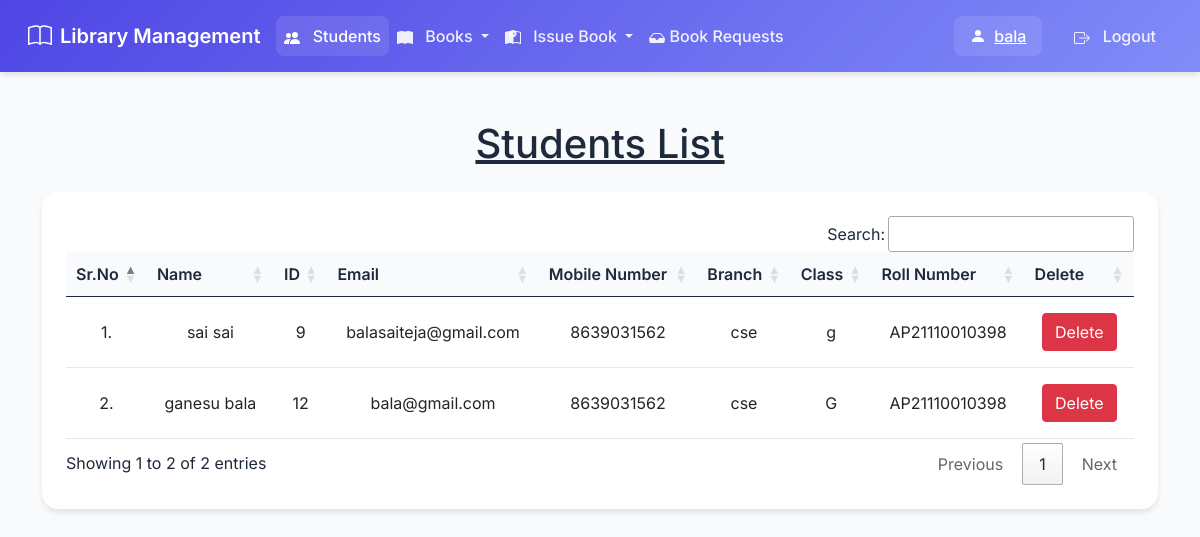
The page /view_students/ (signed in) on the database its author committed.
### library/models.py (models this page shows, shortened)
class Student(models.Model):
    user = models.OneToOneField(User, on_delete=models.CASCADE)
    classroom = models.CharField(max_length=10)
    branch = models.CharField(max_length=10)
    roll_no = models.CharField(max_length=3, blank=True)
    phone = models.CharField(max_length=10, blank=True)
    image = models.ImageField(upload_to="", blank=True)

### library/views.py (the view)
# urls.py: path("view_students/", views.view_students, name="view_students"),
@login_required(login_url = '/admin_login')
def view_students(request):
    students = Student.objects.all()
    return render(request, "view_students.html", {'students':students})

### library/templates/view_students.html (shortened to what this page needs)
{% extends 'admin_navbar.html' %}
{% load static %}
{% block body %}
<div class="container mt-4">
    <h1 class="text-center"><u>Students List</u></h1>
    <table class="table table-hover" id="example">
        <thead>
            <tr class="text-center">
                <th>Sr.No</th>
                <th>Name</th>
                <th>ID</th>
                <th>Email</th>
                <th>Mobile Number</th>
                <th>Branch</th>
                <th>Class</th>
                <th>Roll Number</th>
                <th>Delete</th>
            </tr>
        </thead>
        <tbody>
            {% for student in students %}
            <tr class="text-center">
                <td>{{forloop.counter}}.</td>
                <td>{{student.user.get_full_name}}</td>
                <td>{{student.user.id}}</td>
                <td>{{student.user.email}}</td>
                <td>{{student.phone}}</td>
                <td>{{student.branch}}</td>
                <td>{{student.classroom}}</td>
                <td>{{student.roll_no}}</td>
                <td><a href="/delete_student/{{student.id}}/" class="btn btn-danger" onclick="return confirm('Are you sure you want to delete this student?')">Delete</a></td>
            </tr>
            {% endfor %}
        </tbody>
    </table>
    </div>
{% endblock %}

### library/templates/admin_navbar.html (shortened to what this page needs)
<!doctype html>
<html lang="en">
  <head>
    <link href="https://cdn.jsdelivr.net/npm/bootstrap@5.1.0/dist/css/bootstrap.min.css" rel="stylesheet">
    <link rel="stylesheet" href="https://cdn.datatables.net/1.10.25/css/jquery.dataTables.min.css">
    <link rel="stylesheet" href="https://cdn.datatables.net/buttons/1.7.1/css/buttons.dataTables.min.css">
    {% load static %}
    <link rel="stylesheet" href="{% static 'css/admin-style.css' %}">
  </head>
  <body>
    <nav class="navbar navbar-expand-lg">
        <div class="container-fluid">
          <a class="navbar-brand" href="/">
            Library Management
          </a>
          <div class="collapse navbar-collapse" id="navbarSupportedContent">
            <ul class="navbar-nav me-auto mb-2 mb-lg-0">
              <li class="nav-item">
                <a class="nav-link active" href="/view_students/">
                  Students
                </a>
              </li>
              <li class="nav-item dropdown">
                <a class="nav-link dropdown-toggle" href="#" id="booksDropdown" role="button" data-bs-toggle="dropdown" aria-expanded="false">
                  Books
                </a>
              </li>
              <li class="nav-item dropdown">
                <a class="nav-link dropdown-toggle" href="#" id="issueDropdown" role="button" data-bs-toggle="dropdown" aria-expanded="false">
                  Issue Book
                </a>
              </li>
              <li class="nav-item">
                <a class="nav-link" href="{% url 'manage_book_requests' %}">
                    Book Requests
                </a>
              </li>
            </ul>
            <div class="d-flex align-items-center">
              <a class="welcome-message me-3" href="#">
                <svg xmlns="http://www.w3.org/2000/svg" width="16" height="16" fill="currentColor" viewBox="0 0 16 16">
                  <path d="M3 14s-1 0-1-1 1-4 6-4 6 3 6 4-1 1-1 1H3Zm5-6a3 3 0 1 0 0-6 3 3 0 0 0 0 6Z"/>
                </svg>
                {{request.user}}
              </a>
              <a class="nav-link" href="/logout/">
                Logout
              </a>
            </div>
          </div>
        </div>
      </nav>
      <div class="container-fluid py-4">
        {% block body %}
        {% endblock %}
      </div>
  </body>
</html>

### library/static/css/admin-style.css (style rules this page uses)
:root { --primary-color: #4f46e5; --secondary-color: #818cf8; --success-color: #22c55e; --background-color: #f8fafc; --text-color: #1e293b; --border-color: #e2e8f0; }
body { background-color: var(--background-color); color: var(--text-color); font-family: 'Inter', sans-serif; }
.navbar { background: linear-gradient(135deg, var(--primary-color), var(--secondary-color)) !important; padding: 1rem; box-shadow: 0 4px 6px -1px rgba(0, 0, 0, 0.1); }
.navbar-brand { color: white !important; font-weight: 600; font-size: 1.25rem; display: flex; align-items: center; gap: 0.5rem; }
.navbar-brand svg { width: 24px; height: 24px; }
.nav-link { color: rgba(255, 255, 255, 0.9) !important; font-weight: 500; padding: 0.5rem 1rem; border-radius: 0.5rem; transition: all 0.3s ease; }
.nav-link:hover, .nav-link.active { background: rgba(255, 255, 255, 0.1); color: white !important; }
.welcome-message { background: rgba(255, 255, 255, 0.1); padding: 0.5rem 1rem; border-radius: 0.5rem; color: white !important; font-weight: 500; display: flex; align-items: center; gap: 0.5rem; }
table.dataTable { border-collapse: collapse !important; margin-top: 1rem !important; }
table.dataTable thead th { background: var(--background-color); color: var(--text-color); font-weight: 600; padding: 1rem; border-bottom: 2px solid var(--border-color); }
table.dataTable tbody td { padding: 1rem; border-bottom: 1px solid var(--border-color); vertical-align: middle; }

### rows shown on the page
Student: user.get_full_name "sai sai", user.id "9", user.email "balasaiteja@gmail.com", phone "8639031562", branch "cse", classroom "g", roll_no "AP21110010398"
Student: user.get_full_name "ganesu bala", user.id "12", user.email "bala@gmail.com", phone "8639031562", branch "cse", classroom "G", roll_no "AP21110010398"

### other values the page prints
{{ request.user }} "bala"
